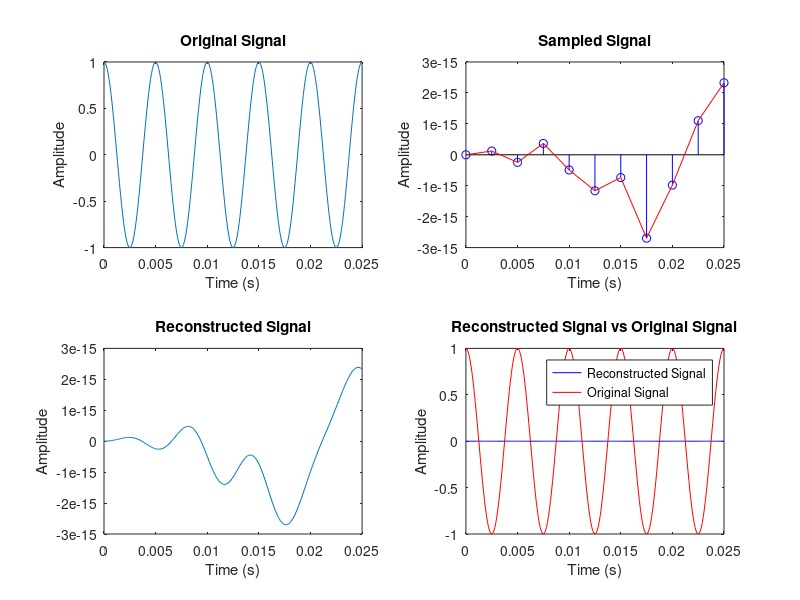

This chart was generated by the following MATLAB code:
%% Sampling and Reconstruction Example for signal cos(2*pi*fm*t)
% --- Explanation ---
% This code demonstrates the process of sampling and reconstruction.
% The message/information signal is is a cosine signal.
% Then, the signal is sampled using a sampling frequency.
% The reconstruction process is performed using the sinc function for interpolation.
% The last subplot compares the reconstructed signal with the original signal for visual analysis.
% Overall, this example illustrates the effect of sampling rate on reconstruction of original signal.

clc; clear all;

%% Define msg signal parameters
msgFreq = 200;         
msgPeriod = 1/msgFreq;
msgDuration = 0:0.0001:5*msgPeriod; % Define the time vector for 5 cycles (5 periods) of the signal
msgSignal = cos(2*pi*msgFreq*msgDuration);% Define the original signal for 5 cycles

%% Sampling the signal
sFreq = 400;          % New sampling frequency
sInstants = 0:(1/sFreq):5*msgPeriod;
sSignal = sin(2*pi*msgFreq*sInstants);

%% Reconstruction
rSignal = zeros(size(msgDuration));
for i = 1:length(sInstants)
    % Use the sinc function for interpolation
    rSignal = rSignal + sSignal(i) * sinc((msgDuration - sInstants(i))*sFreq);
end

%% Plot the signals
subplot(2, 2, 1);
plot(msgDuration, msgSignal);
title('Original Signal');
xlabel('Time (s)');
ylabel('Amplitude');

subplot(2, 2, 2);
stem(sInstants, sSignal, 'b'); % Use 'stem' for discrete samples (blue stems)
hold on;
plot(sInstants, sSignal, 'r'); % Also, plot the envalop of the smapled signal (red line)
hold off;
title('Sampled Signal');
xlabel('Time (s)');
ylabel('Amplitude');

subplot(2, 2, 3);
plot(msgDuration, rSignal);
title('Reconstructed Signal');
xlabel('Time (s)');
ylabel('Amplitude');

subplot(2, 2, 4); % Plot the reconstructed signal and the original signal for comparison
plot(msgDuration, rSignal, 'b'); % Plot reconstructed signal in blue
hold on;
plot(msgDuration, msgSignal, 'r');     % Plot original signal in red
hold off;
title('Reconstructed Signal vs Original Signal');
xlabel('Time (s)');
ylabel('Amplitude');
legend('Reconstructed Signal', 'Original Signal');

%% Sinc function for Interpolation (Reconstruction using Low-pass Filter)
function y = sinc(x)
    y = sin(pi*x)./(pi*x);
    y(x == 0) = 1;
end

